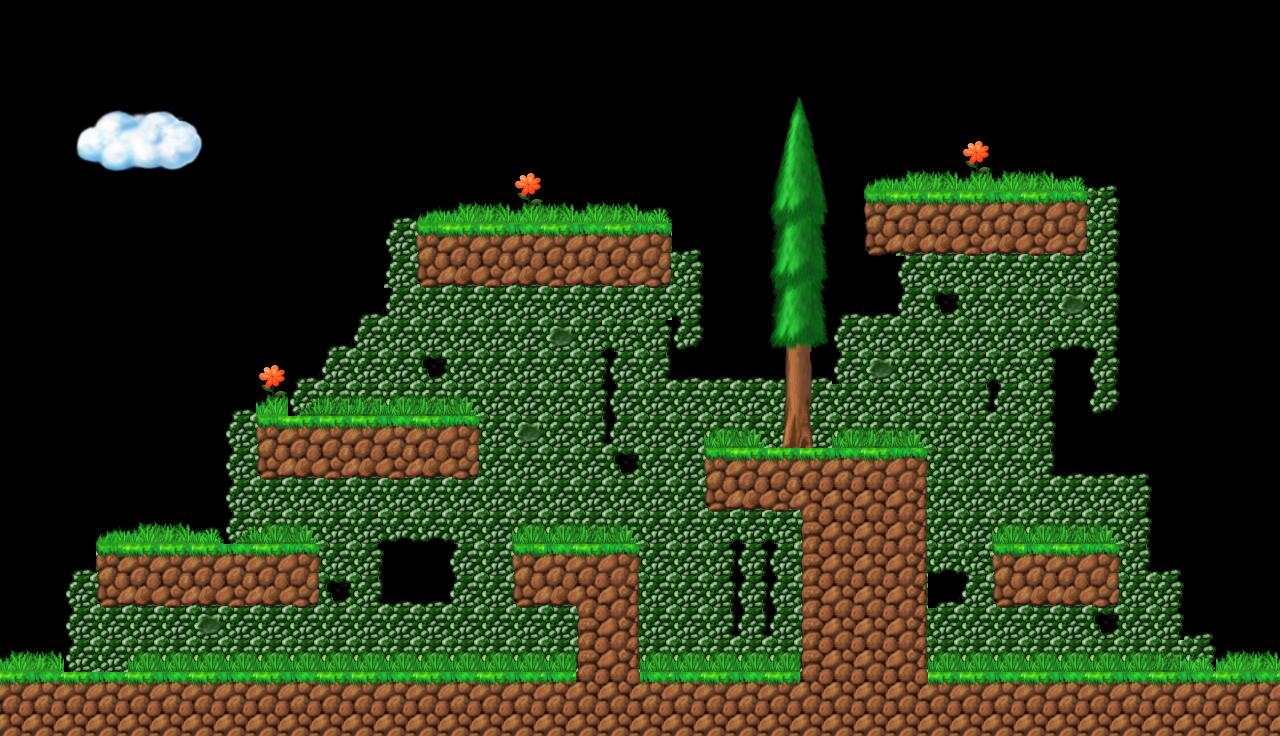

This is a level from a 2D game, rendered from its Tiled map with the project's own tilesets. A one-line summary and the complete map file follow:
An orthogonal 40x23 tile map with 32x32 px tiles, 1 tile layer (Tile Layer 1).

<map version="1.0.0" orientation="orthogonal" renderorder="right-down" width="40" height="23" tilewidth="32" tileheight="32" nextobjectid="1">
 <tileset firstgid="1" source="tilemap.tsx" />
 <layer name="Tile Layer 1" width="40" height="23">
  <data encoding="csv">
0,0,0,0,0,0,0,0,0,0,0,0,0,0,0,0,0,0,0,0,0,0,0,0,0,0,0,0,0,0,0,0,0,0,0,0,0,0,0,0,
0,0,0,0,0,0,0,0,0,0,0,0,0,0,0,0,0,0,0,0,0,0,0,0,0,0,0,0,0,0,0,0,0,0,0,0,0,0,0,0,
0,0,0,0,0,0,0,0,0,0,0,0,0,0,0,0,0,0,0,0,0,0,0,0,0,0,0,0,0,0,0,0,0,0,0,0,0,0,0,0,
0,0,1269,1270,1271,1272,1273,0,0,0,0,0,0,0,0,0,0,0,0,0,0,0,0,0,33,34,0,0,0,0,0,0,0,0,0,0,0,0,0,0,
0,0,1333,3342,3343,3344,1337,0,0,0,0,0,0,0,0,0,0,0,0,0,0,0,0,0,97,98,0,0,0,0,661,0,0,0,0,0,0,0,0,0,
0,0,1397,1398,1399,1400,1401,0,0,0,0,0,0,0,0,0,661,0,0,0,0,0,0,0,161,162,0,802,803,804,725,803,804,805,660,0,0,0,0,0,
0,0,0,0,0,0,0,0,0,0,0,0,658,802,803,804,725,804,803,804,805,0,0,0,225,226,0,3877,3878,3878,3878,3879,3878,3367,724,0,0,0,0,0,
0,0,0,0,0,0,0,0,0,0,0,0,722,3366,3878,3878,3879,3878,3879,3878,3367,660,0,0,289,290,0,4069,3430,3430,3431,3430,3431,3432,724,0,0,0,0,0,
0,0,0,0,0,0,0,0,0,0,0,0,856,3429,3430,3431,3430,3431,3430,3431,3432,724,0,0,353,354,0,0,722,723,723,723,723,723,724,0,0,0,0,0,
0,0,0,0,0,0,0,0,0,0,0,658,856,723,723,723,723,723,723,723,723,788,0,0,417,418,658,659,856,918,723,723,723,917,724,0,0,0,0,0,
0,0,0,0,0,0,0,0,0,0,658,856,723,723,723,723,723,917,791,792,724,853,0,0,481,482,722,723,723,723,723,723,791,787,788,0,0,0,0,0,
0,0,0,0,0,0,0,0,661,658,856,723,723,918,723,723,723,723,724,722,855,659,659,659,465,466,722,917,723,723,791,792,724,0,852,0,0,0,0,0,
0,0,0,0,0,0,0,658,725,785,1046,1046,1045,1046,1050,723,723,723,724,722,723,723,723,723,529,530,723,723,723,723,855,856,724,0,853,0,0,0,0,0,
0,0,0,0,0,0,0,722,3366,3878,3878,3878,3879,3878,3367,723,917,723,855,856,723,723,1045,1050,593,594,1045,1046,1050,723,723,723,724,0,0,0,0,0,0,0,
0,0,0,0,0,0,0,722,3429,3430,3431,3430,3431,3430,3432,723,723,723,723,918,723,723,3366,3878,3878,3878,3879,3878,3367,723,723,723,855,659,659,660,0,0,0,0,
0,0,0,0,0,0,0,722,723,723,723,723,723,723,723,723,723,723,723,723,723,723,3429,3430,3431,3942,3942,3942,3368,723,723,723,723,723,723,724,0,0,0,0,
0,0,0,802,803,804,805,785,1045,1050,723,791,787,787,792,723,1045,1045,1046,1050,723,723,791,789,792,3365,3942,3942,3368,723,723,1045,1045,1046,1050,724,0,0,0,0,
0,0,658,3366,3878,3878,3878,3879,3878,3367,723,724,0,0,722,723,3366,3879,3878,3367,723,723,724,852,722,3365,3942,3942,3368,787,792,3366,3879,3878,3367,855,660,0,0,0,
0,0,722,3429,3430,3431,3430,3431,3430,3432,918,855,659,659,856,723,3429,3430,3942,3368,723,723,724,852,722,3365,3942,3942,3368,658,856,3429,3430,3430,3432,723,724,0,0,0,
0,0,722,723,723,723,917,723,723,723,723,723,723,723,723,723,723,723,3365,3368,723,723,855,916,856,3365,3942,3942,3368,723,723,723,723,723,918,723,724,660,0,0,
803,804,722,723,1045,1045,1045,1045,1045,1045,1045,1045,1045,1045,1045,1045,1045,1045,3365,3368,1045,1045,1045,1045,1045,3365,3942,3942,3368,1045,1045,1045,1045,1045,1045,1045,1046,721,803,804,
3878,3879,3878,3879,3878,3879,3878,3879,3878,3879,3878,3878,3879,3878,3879,3878,3879,3879,3942,3942,3879,3879,3878,3879,3878,3942,3942,3942,3942,3878,3878,3879,3878,3879,3878,3879,3878,3879,3878,3879,
3942,3942,3942,3942,3942,3942,3942,3942,3942,3942,3942,3942,3942,3942,3942,3942,3942,3942,3942,3942,3942,3942,3942,3942,3942,3942,3942,3942,3942,3942,3942,3942,3942,3942,3942,3942,3942,3942,3942,3942
</data>
 </layer>
</map>
